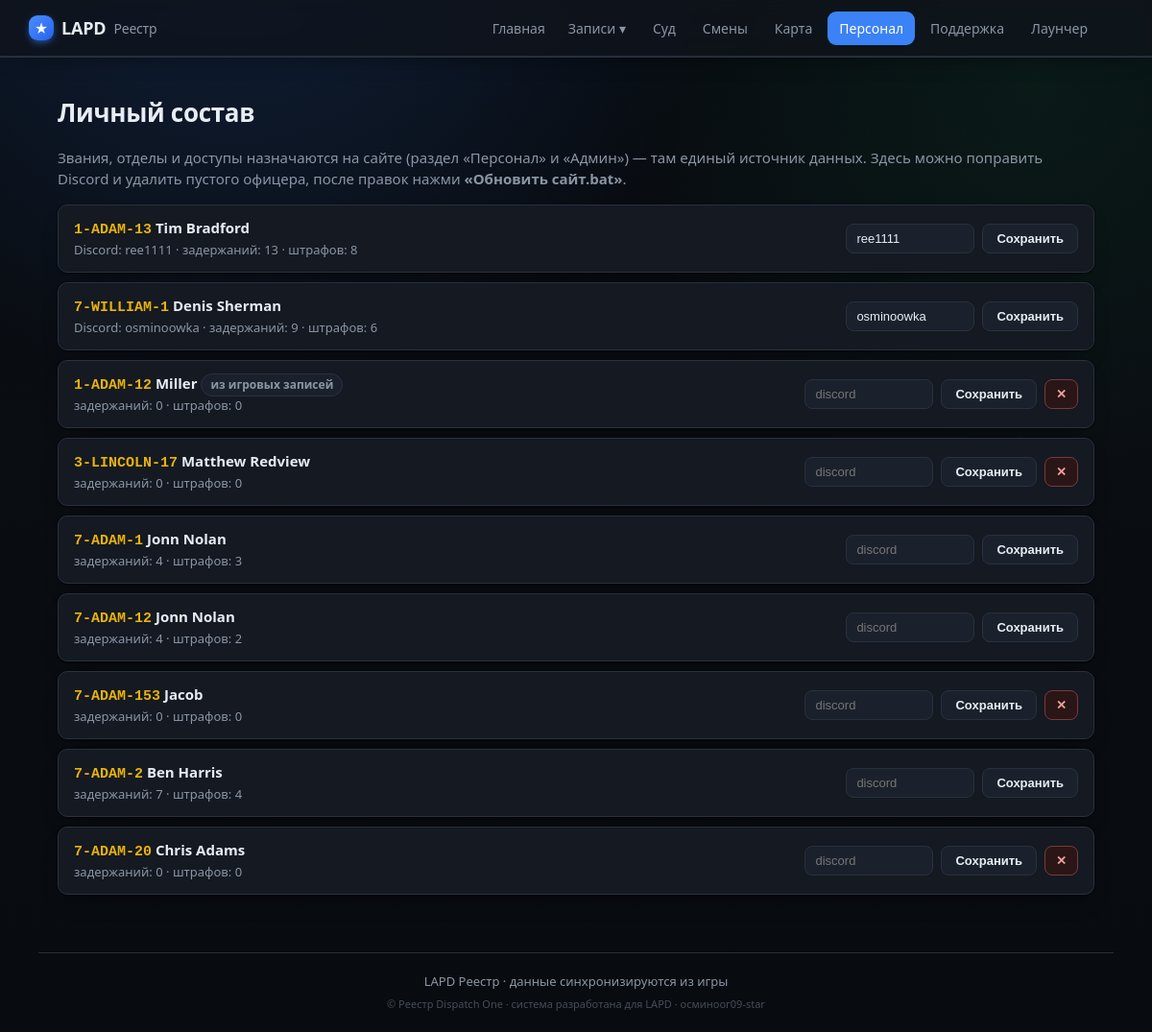
Page /staff on the earlier database version.
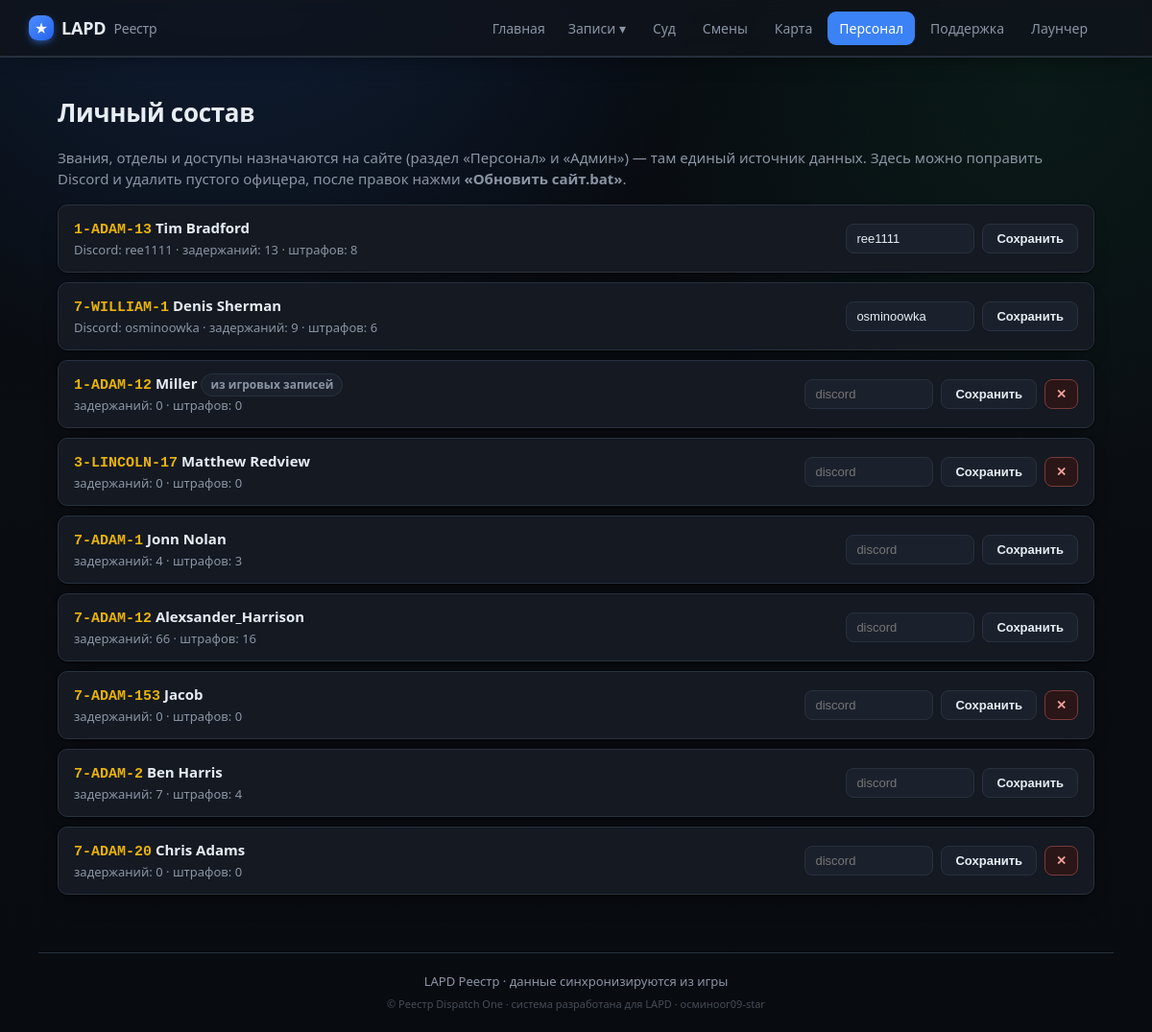
Same page on the later database version.
### tables this page shows
CREATE TABLE officers (
                id INTEGER PRIMARY KEY AUTOINCREMENT,
                callsign TEXT UNIQUE NOT NULL,
                name TEXT
            , current_status TEXT, status_since TEXT, rank TEXT, department TEXT, discord TEXT, is_admin INTEGER);

### app/main.py (the view, shortened to what this page needs)
@app.route("/staff", methods=["GET", "POST"])
def staff():
    is_static = os.environ.get("STATIC_EXPORT") == "1"
    return render_template("staff.html", officers=db.list_all_officers(),
                           ranks=db.RANKS, departments=db.DEPARTMENTS,
                           pending=_pending_requests())

### app/db.py (called while the page is built)
@contextmanager
def get_conn():
    conn = sqlite3.connect(config.DB_PATH)
    conn.row_factory = sqlite3.Row
    try:
        yield conn
        conn.commit()
    finally:
        conn.close()

def status_info(code):
    return DUTY_STATUS.get(code, {"ru": "Не на службе", "cls": "off"})

def staff_label(value):
    return STAFF_LABELS.get(value, value)

### app/main.py (called while the page is built, shortened)
@app.context_processor
def inject_globals():
    return {"community": config.COMMUNITY_NAME, "STATUS_RU": db.STATUS_RU,
            "staff_label": db.staff_label,
            "static_export": os.environ.get("STATIC_EXPORT") == "1",
            "build_id": time.strftime("%Y%m%d")}

def _server_dir():
    return os.path.dirname(os.path.dirname(os.path.abspath(__file__)))

def _pending_requests():
    pending_dir = os.path.join(_server_dir(), "inbox", "pending")
    out = []
    if not os.path.isdir(pending_dir):
        return out

### app/templates/staff.html (shortened to what this page needs)
{% extends "base.html" %}
{% block content %}
<h1>Личный состав</h1>
{% if static_export %}
  <p class="muted">Список офицеров департамента. Звания и отделы назначает руководство.</p>
{% else %}
  <p class="muted">Звания, отделы и доступы назначаются на сайте (раздел «Персонал» и «Админ»)
    — там единый источник данных. Здесь можно поправить Discord и удалить пустого офицера,
    после правок нажми <b>«Обновить сайт.bat»</b>.</p>
{% endif %}
{% if officers %}
<div class="staff-list">
  {% for o in officers %}
  <div class="staff-row">
    <div class="staff-who">
      <a href="{{ url_for('officer_view', callsign=o.callsign) }}"><span class="cs">{{ o.callsign }}</span></a>
      <b>{{ o.name or '' }}</b>
      {% if not o.registered %}<span class="tag">из игровых записей</span>{% endif %}
      <div class="muted small">
        {% if o.discord %}Discord: {{ o.discord }} · {% endif %}
        задержаний: {{ o.cases_count }} · штрафов: {{ o.cit_count }}
      </div>
    </div>
    {% if static_export %}
      <div class="staff-meta">
        <div class="sb-edit" data-cs="{{ o.callsign }}"></div>
      </div>
    {% else %}
      <form method="post" class="staff-form">
        <input name="discord" value="{{ o.discord or '' }}" placeholder="discord" size="12">
        <button class="btn">Сохранить</button>
        {% if not o.cases_count and not o.cit_count %}
          <button class="btn del" name="action" value="delete"
                  onclick="return confirm('Удалить офицера {{ o.callsign }}?')">✕</button>
        {% endif %}
      </form>
    {% endif %}
  </div>
  {% endfor %}
</div>
{% else %}
  <p class="empty">Офицеров пока нет<span class="empty-sub">Появятся после первой смены.</span></p>
{% endif %}
{% endblock %}

Differences in the rows shown:
changed officers "7-ADAM-12": name "Jonn Nolan" → "Alexsander_Harrison"; cases_count "4" → "66"; cit_count "2" → "16"
